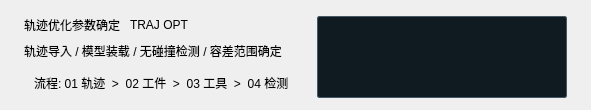
    <widget class="QFrame" name="headerFrame">
     <property name="minimumSize">
      <size>
       <width>0</width>
       <height>104</height>
      </size>
     </property>
     <property name="maximumSize">
      <size>
       <width>16777215</width>
       <height>118</height>
      </size>
     </property>
     <layout class="QVBoxLayout" name="headerOuterLayout">
      <property name="spacing">
       <number>0</number>
      </property>
      <property name="leftMargin">
       <number>0</number>
      </property>
      <property name="topMargin">
       <number>0</number>
      </property>
      <property name="rightMargin">
       <number>0</number>
      </property>
      <property name="bottomMargin">
       <number>0</number>
      </property>
      <item>
       <widget class="QFrame" name="headerAccentFrame">
        <property name="minimumSize">
         <size>
          <width>0</width>
          <height>4</height>
         </size>
        </property>
        <property name="maximumSize">
         <size>
          <width>16777215</width>
          <height>4</height>
         </size>
        </property>
       </widget>
      </item>
      <item>
       <layout class="QHBoxLayout" name="headerLayout">
        <property name="spacing">
         <number>18</number>
        </property>
        <property name="leftMargin">
         <number>24</number>
        </property>
        <property name="topMargin">
         <number>12</number>
        </property>
        <property name="rightMargin">
         <number>24</number>
        </property>
        <property name="bottomMargin">
         <number>12</number>
        </property>
        <item>
         <layout class="QVBoxLayout" name="headerTextLayout">
          <property name="spacing">
           <number>8</number>
          </property>
          <item>
           <layout class="QHBoxLayout" name="headerTitleLayout">
            <property name="spacing">
             <number>10</number>
            </property>
            <item>
             <widget class="QLabel" name="headerTitleLabel">
              <property name="text">
               <string>轨迹优化参数确定</string>
              </property>
             </widget>
            </item>
            <item>
             <widget class="QLabel" name="headerTagLabel">
              <property name="text">
               <string>TRAJ OPT</string>
              </property>
             </widget>
            </item>
            <item>
             <spacer name="headerTitleSpacer">
              <property name="orientation">
               <enum>Qt::Horizontal</enum>
              </property>
              <property name="sizeHint" stdset="0">
               <size>
                <width>0</width>
                <height>0</height>
               </size>
              </property>
             </spacer>
            </item>
           </layout>
          </item>
          <item>
           <widget class="QLabel" name="headerSubtitleLabel">
            <property name="text">
             <string>轨迹导入 / 模型装载 / 无碰撞检测 / 容差范围确定</string>
            </property>
           </widget>
          </item>
          <item>
           <widget class="QFrame" name="statusStripFrame">
            <layout class="QHBoxLayout" name="statusStripLayout">
             <property name="spacing">
              <number>16</number>
             </property>
             <property name="leftMargin">
              <number>10</number>
             </property>
             <property name="topMargin">
              <number>6</number>
             </property>
             <property name="rightMargin">
              <number>10</number>
             </property>
             <property name="bottomMargin">
              <number>6</number>
             </property>
             <item>
              <widget class="QLabel" name="workflowLabel">
               <property name="text">
                <string>流程: 01 轨迹  &gt;  02 工件  &gt;  03 工具  &gt;  04 检测</string>
               </property>
              </widget>
             </item>
             <item>
              <spacer name="statusStripSpacer">
               <property name="orientation">
                <enum>Qt::Horizontal</enum>
               </property>
               <property name="sizeHint" stdset="0">
                <size>
                 <width>0</width>
                 <height>0</height>
                </size>
               </property>
              </spacer>
             </item>
            </layout>
           </widget>
          </item>
         </layout>
        </item>
        <item>
         <widget class="QLabel" name="headerImageLabel">
          <property name="minimumSize">
           <size>
            <width>250</width>
            <height>78</height>
           </size>
          </property>
          <property name="maximumSize">
           <size>
            <width>310</width>
            <height>84</height>
           </size>
          </property>
          <property name="styleSheet">
           <string notr="true">QLabel#headerImageLabel {
    border: 1px solid #445965;
    border-radius: 2px;
    background-color: #101a21;
}</string>
          </property>
          <property name="pixmap">
           <pixmap resource="TrajOptimizationDialog.qrc">:/TrajOptimizationDialog/images/spraying.png</pixmap>
          </property>
          <property name="scaledContents">
           <bool>true</bool>
          </property>
          <property name="alignment">
           <set>Qt::AlignCenter</set>
          </property>
         </widget>
        </item>
       </layout>
      </item>
     </layout>
    </widget>
